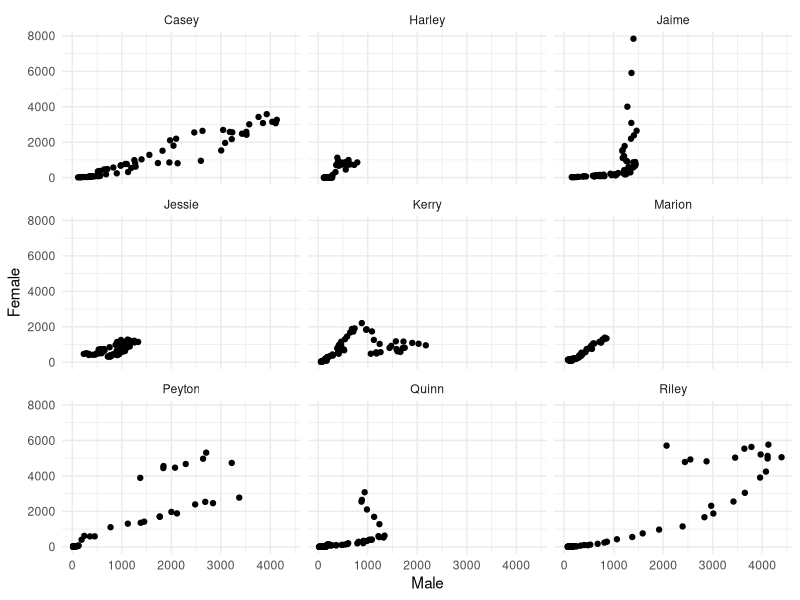
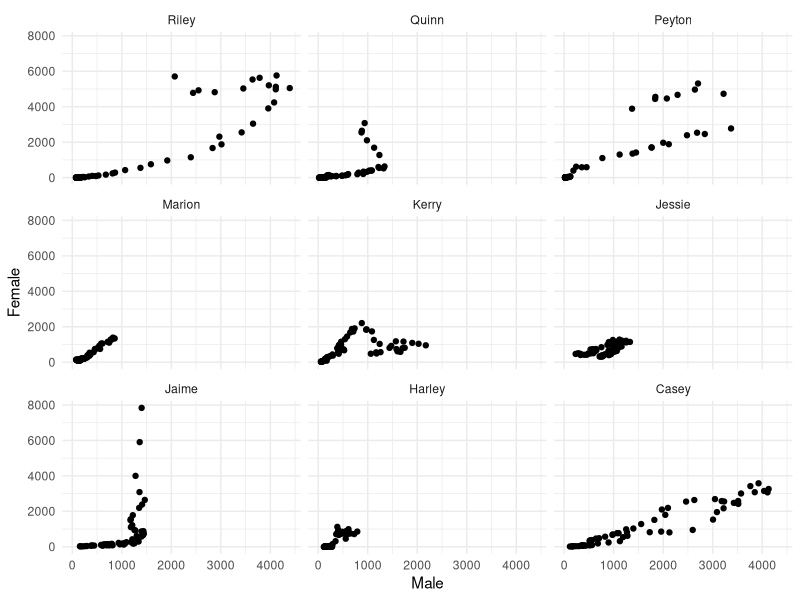

Generate these figures, in order, with R:
# Run the code below to set up the data
# Change the plot to use a facet_wrap by name

# Bonus: Reverse the order of the names in the facets

library(tidyverse)
# Load and reshape data
unisex_data <- read_csv("data/unisex.csv")
unisex_data <- unisex_data %>%
  select(-prop) %>%
  spread(sex, n, fill=0)
unisex_data

# make a scatterplot: add theme elements
ggplot(unisex_data, aes(x=Male, y=Female)) + 
  geom_point() +
  theme_minimal() +
  facet_wrap(~name)


# Bonus: 
ggplot(unisex_data, aes(x=Male, y=Female)) + 
  geom_point() +
  theme_minimal() +
  facet_wrap(~factor(name, levels=rev(unique(name))))
